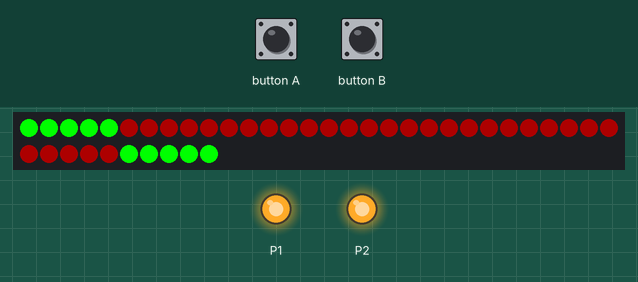
The program below on a simulated BBC micro:bit running MicroPython. On the bench: 40 RGB LEDs in strip order, left to right, continuing on the next row, output pins drawn as LEDs (lit = HIGH). The inputs (shaded band) are chosen by the test bench. Random numbers come from a fixed seed.

Above: at 1.2 s.
1.3 s: button A pressed for 0.15 s
At 2.3 s:
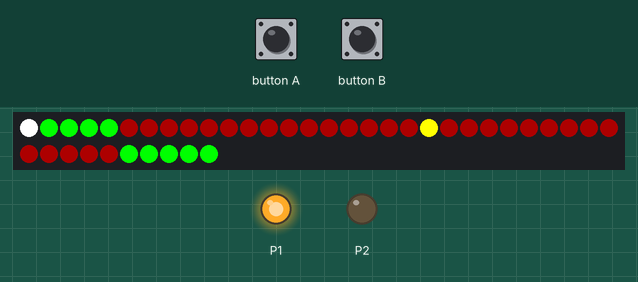
3.2 s: button A pressed for 1 s
5.7 s: button A pressed 2 times (0.12 s each, 0.3 s apart)
At 7.3 s:
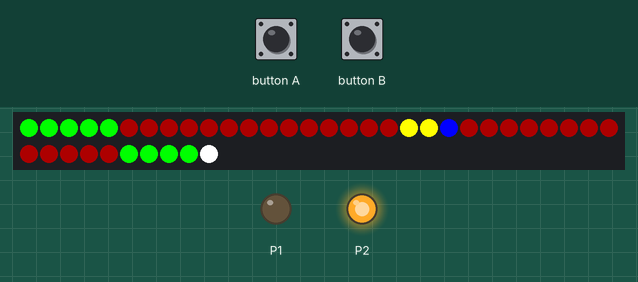
7.8 s: button B pressed for 0.15 s
9.6 s: button B pressed for 1 s
12.1 s: button B pressed 2 times (0.12 s each, 0.3 s apart)
At 13.5 s:
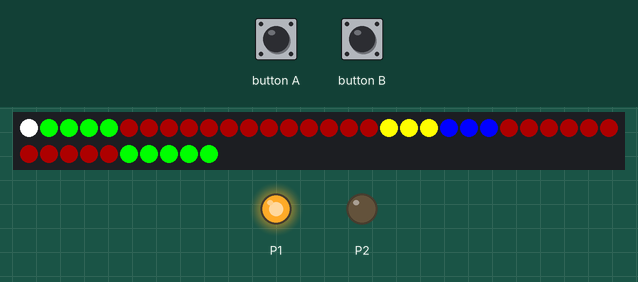
Timing chart, 0 to 15.1 s (numbered marks = the images above; inputs shaded):
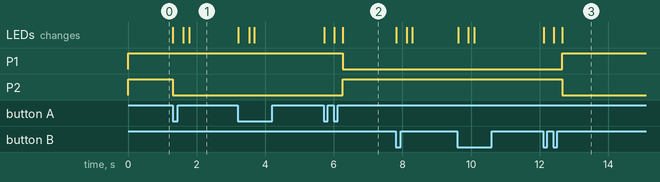

The program:

main.py
```python
"""
1D Pong
"""
import random
from microbit import pin0, pin1, pin2, sleep, button_a, button_b
from neopixel import NeoPixel

# Stubs miss the self parameter.
# pylint: disable=too-many-function-args
# We do embedded, global state is ok.
# pylint: disable=global-statement

BACKGRUND_COLOR = (50, 0, 0)
BALL_COLOR = (255, 255, 255)
P1_COLOR = (255, 255, 0)
P2_COLOR = (0, 0, 255)
HIT_COLOR = (255, 0, 0)
HIT_AREA = (0, 255, 0)
HIT_AREA_SIZE = 5
PIXEL_COUNT = 40
DEFAULT_SPEED = 10
HIT_TIME = 250
MAX_SCORE = 5

PLAYGROUND = NeoPixel(pin0, PIXEL_COUNT)
P1_SCORE = 0
P2_SCORE = 0
BALL = 0
STEP = 0
SPEED = DEFAULT_SPEED


def prepare_playground():
    """
    Fill pixels with playground.
    """
    PLAYGROUND.fill(BACKGRUND_COLOR)

    for i in range(0, HIT_AREA_SIZE):
        PLAYGROUND[i] = HIT_AREA
    for i in range((PIXEL_COUNT - HIT_AREA_SIZE), PIXEL_COUNT):
        PLAYGROUND[i] = HIT_AREA

    mid = int((PIXEL_COUNT / 2) + 1)
    for i in range((mid - P1_SCORE), mid):
        PLAYGROUND[i] = P1_COLOR

    for i in range(mid, (mid + P2_SCORE)):
        PLAYGROUND[i] = P2_COLOR


def init_playground():
    """
    Update pixels to show the playground.
    """
    prepare_playground()
    PLAYGROUND.write()


def draw_ball():
    """
    Draw ball.
    """
    prepare_playground()
    if 0 <= BALL and BALL < PIXEL_COUNT:
        PLAYGROUND[BALL] = BALL_COLOR
        PLAYGROUND.write()


def draw_hit():
    """
    Draw hit.
    """
    prepare_playground()
    if 0 <= BALL and BALL < PIXEL_COUNT:
        PLAYGROUND[BALL] = HIT_COLOR
        PLAYGROUND.write()
        sleep(HIT_TIME)


def init_buttons():
    """
    Init the push buttons.
    """
    pin1.write_analog(1023)
    pin2.write_analog(1023)


def select_player():
    """
    Decide which player starts the game.
    """
    global BALL, STEP

    if button_a.was_pressed():
        BALL = 0
        STEP = 1
        return True
    if button_b.was_pressed():
        BALL = PIXEL_COUNT - 1
        STEP = -1
        return True
    return False


def p1_fire():
    """
    Player 1 pressed the fire button.
    """
    global STEP, SPEED

    draw_hit()

    if 0 <= BALL and BALL < HIT_AREA_SIZE:
        STEP = 1
        SPEED = STEP * 5
    else:
        p2_score()


def p1_score():
    """
    Player 1 get a point.
    """
    global P1_SCORE, STEP, BALL, SPEED

    P1_SCORE += 1
    STEP = 1

    if BALL >= HIT_AREA_SIZE or BALL < 0:
        BALL = 0
        SPEED = DEFAULT_SPEED

    draw_ball()

    pin1.write_analog(1023)
    pin2.write_analog(0)

    # Wait for player 1 to fire.
    if P1_SCORE < MAX_SCORE:
        while True:
            if button_a.was_pressed():
                break
            sleep(DEFAULT_SPEED)


def p2_fire():
    """
    Player 2 pressed the fire button.
    """
    global STEP, SPEED

    draw_hit()

    if (PIXEL_COUNT - HIT_AREA_SIZE) <= BALL and BALL < PIXEL_COUNT:
        STEP = -1
        SPEED = (PIXEL_COUNT - 1 - BALL) * 5
    else:
        p1_score()


def p2_score():
    """
    Player 1 get a point.
    """
    global P2_SCORE, STEP, BALL, SPEED

    P2_SCORE += 1
    STEP = -1

    if BALL < (PIXEL_COUNT - HIT_AREA_SIZE) or BALL > PIXEL_COUNT:
        BALL = PIXEL_COUNT - 1
        SPEED = DEFAULT_SPEED

    draw_ball()

    pin1.write_analog(0)
    pin2.write_analog(1023)

    # Wait for player 1 to fire.
    if P2_SCORE < MAX_SCORE:
        while True:
            if button_b.was_pressed():
                break
            sleep(DEFAULT_SPEED)


def check_win():
    """
    Check if a player has won the game.
    """
    if P1_SCORE >= MAX_SCORE or P2_SCORE >= MAX_SCORE:
        win()
        return True


def reset_buttons():
    """
    Reset button pressed state.
    """
    button_a.was_pressed()
    button_b.was_pressed()


def game_loop():
    """
    Main game loop.
    """
    global P1_SCORE, P2_SCORE, BALL, STEP, SPEED

    P1_SCORE = 0
    P2_SCORE = 0
    BALL = 0
    STEP = 0
    SPEED = DEFAULT_SPEED

    init_playground()

    while True:
        if select_player():
            break
        sleep(DEFAULT_SPEED)

    reset_buttons()

    if STEP > 0:
        pin1.write_analog(1023)
        pin2.write_analog(0)
    else:
        pin1.write_analog(0)
        pin2.write_analog(1023)

    while True:
        if button_a.was_pressed():
            p1_fire()
            reset_buttons()

        if button_b.was_pressed():
            p2_fire()
            reset_buttons()

        if check_win():
            break

        draw_ball()

        sleep(SPEED)

        BALL += STEP
        if BALL >= PIXEL_COUNT:
            p1_score()
            reset_buttons()
        elif BALL < 0:
            p2_score()
            reset_buttons()

        if check_win():
            break


def win():
    """
    Display win animation.
    """
    global P1_SCORE, P2_SCORE

    start = 0
    end = int(PIXEL_COUNT / 2)
    if P2_SCORE == MAX_SCORE:
        start = end
        end = PIXEL_COUNT - 1

    P1_SCORE = 0
    P2_SCORE = 0

    for i in range(0, 200):
        for i in range(start, end):
            r = random.randint(0, 255)
            g = random.randint(0, 255)
            b = random.randint(0, 255)
            PLAYGROUND[i] = (r, g, b)
        PLAYGROUND.write()
        sleep(DEFAULT_SPEED)

    init_buttons()
    init_playground()


def main():
    """
    Game main function.
    """
    while True:
        init_buttons()
        init_playground()
        game_loop()


main()
```

Measured:
- after the input at 1.3 s, P2: HIGH → LOW at once; the LEDs: first change at once (image 1 shows a later state)
- after the input at 5.7 s, P1: HIGH → LOW after 0.56 s; P2: LOW → HIGH after 0.56 s; the LEDs: first change at once (image 2 shows a later state)
- after the input at 12.1 s, P1: LOW → HIGH after 0.56 s; P2: HIGH → LOW after 0.56 s; the LEDs: first change at once (image 3 shows a later state)
